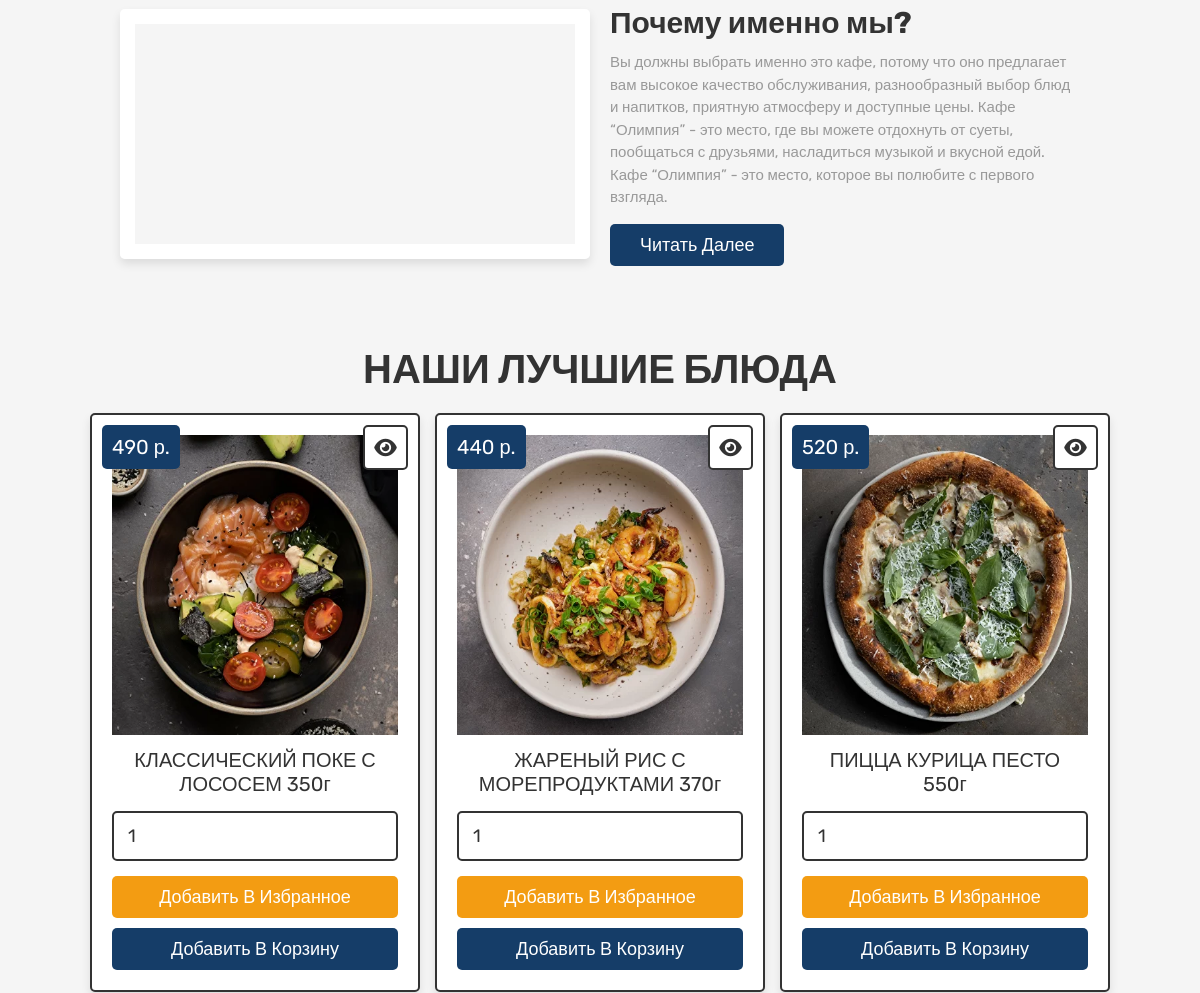
Before: /home.php (signed in, middle part) with the older database file.
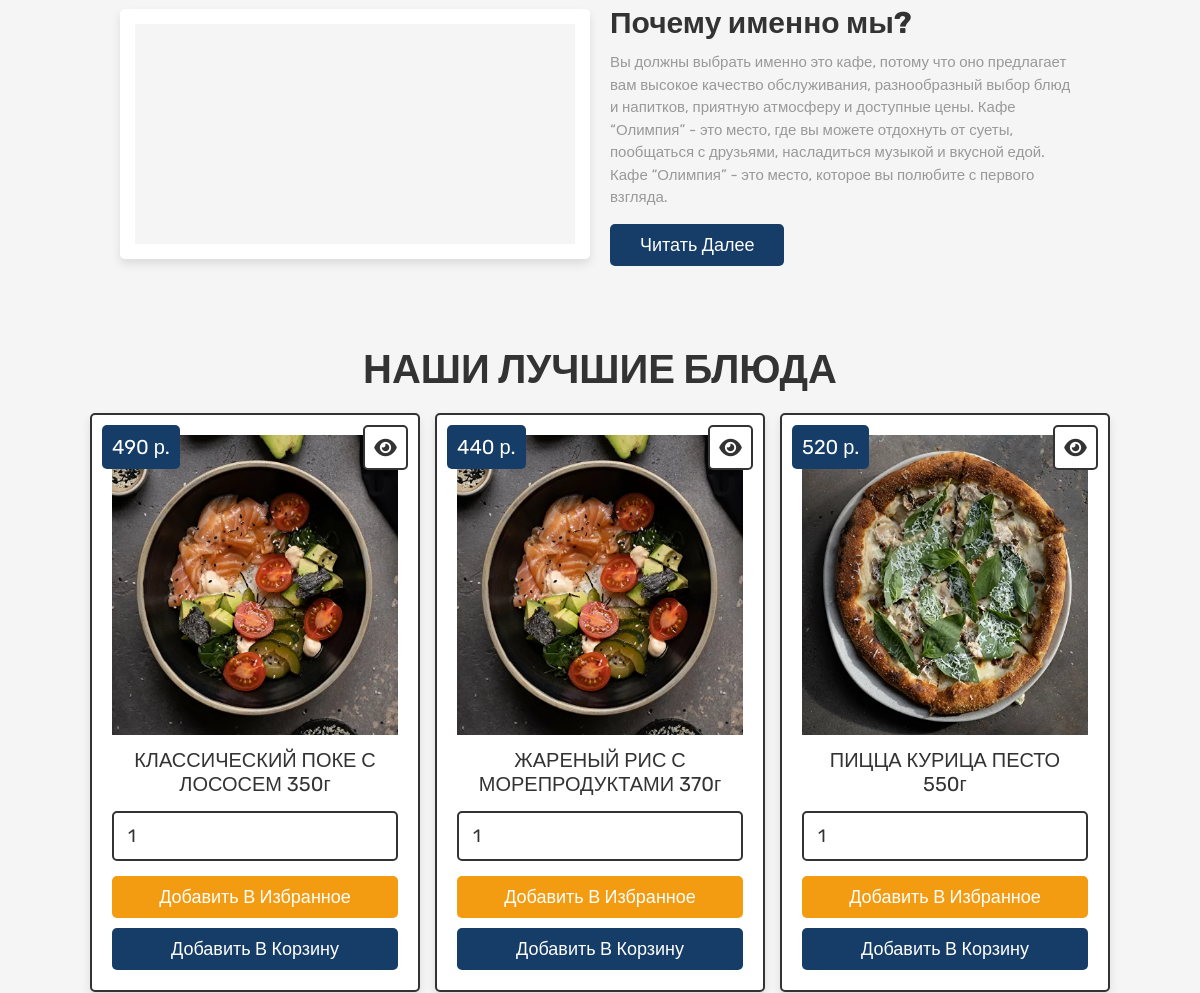
After: the same page with the newer database file.
### tables this page shows
CREATE TABLE `products` (
  `id` int NOT NULL,
  `name` varchar(500) NOT NULL,
  `price` int NOT NULL,
  `image` varchar(100) NOT NULL
);

### home.php (the view, shortened to what this page needs)
<?php
@include 'config.php';
?>
<!DOCTYPE html>
<html lang="en">
<head>
   <link rel="stylesheet" href="https://cdnjs.cloudflare.com/ajax/libs/font-awesome/6.0.0/css/all.min.css">
   <link rel="stylesheet" href="css/style.css">
</head>
<body>
<?php include 'about_section.php'; ?>
<section class="products">
   <h1 class="title">Наши лучшие блюда</h1>
   <div class="box-container">
    <?php
    $select_products = mysqli_query($conn, "SELECT * FROM `products` LIMIT 3") or die('query failed');
    if(mysqli_num_rows($select_products) > 0){
        while($fetch_products = mysqli_fetch_assoc($select_products)){
            $name = explode("Состав", $fetch_products['name'])[0];
            ?>
            <form action="" method="POST" class="box">
                <a href="view_page.php?pid=<?php echo $fetch_products['id']; ?>" class="fas fa-eye"></a>
                <div class="price"><?php echo $fetch_products['price']; ?> р.</div>
                <img src="images/<?php echo $fetch_products['image']; ?>" alt="" class="image">
                <div class="name"><?php echo $name; ?></div>
                <input type="number" name="product_quantity" value="1" min="0" class="qty">
                <input type="submit" value="Добавить в избранное" name="add_to_wishlist" class="option-btn">
                <input type="submit" value="Добавить в корзину" name="add_to_cart" class="btn">
            </form>
            <?php
        }
    }else{
        echo '<p class="empty">Продукты еще не добавлены!</p>';
    }
    ?>
</div>
</section>
</body>
</html>

Changed rows visible on the page:
changed products "ЖАРЕНЫЙ РИС С МОРЕПРОДУКТАМИ 370г": image: a different picture
